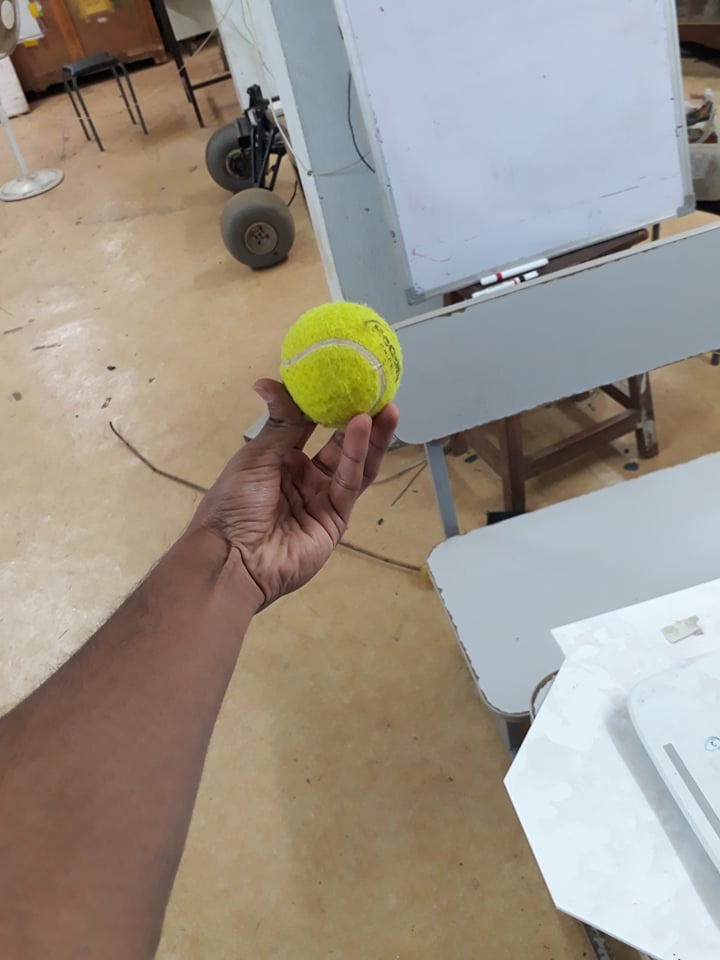
#> input picture ip_cam_10/src/lab1.jpg, 720 x 960 px; its folder holds only this picture in this run
$ python -i detect_ball.py   (imports and definitions only)
#> lines starting #> are read from the running program, lines starting #| are printed output that depends on the picture; after the words box and inside, x2 and y2 are one past the last pixel; in counts of white or black regions, pixels touching at a corner belong together
#> further down, picture is the input picture: shape (960, 720, 3); mean B, G, R 136.7, 147.5, 155.9
### ip_cam_10/src/utils.py
import numpy as np
import cv2
import Queue

np.set_printoptions(threshold='nan')
Visited = np.zeros((1,1))
low_mask = np.zeros((1,1))

clusterQ = Queue.Queue()

def hyst_threshold(mask_high,mask_low):
	global Visited, low_mask
	Visited = np.zeros(mask_low.shape)
	low_mask = mask_low

	for i in range(mask_high.shape[0]):
		for j in range(mask_high.shape[1]):
			if (Visited[i,j]==0 and mask_high[i,j]>0):
				clusterQ.put((i,j))
				while (not clusterQ.empty()):
					cluster()

	return Visited.astype(np.uint8)

def cluster():
	# if clusterQ.empty():
	# 	# print "done by empty"
	# 	return

	(i,j) = clusterQ.get()

	if (i<0 or j<0 or i>=Visited.shape[0] or j>=Visited.shape[1]):
		# print "done by index" + str((i,j))
		return

	# print "hyst: " + str(i) + str(j)
	if (Visited[i,j]>0):
		# print "done by Visited" + str((i,j))
		return

	if (low_mask[i,j]==0):
		# print "done by mask" + str((i,j))
		return

	# print (i,j)

	Visited[i,j] = 255
	# clusterQ.put((i-1,j-1))
	clusterQ.put((i-1,j))
	# clusterQ.put((i-1,j+1))
	clusterQ.put((i,j-1))
	clusterQ.put((i,j+1))
	# clusterQ.put((i+1,j-1))
	clusterQ.put((i+1,j))
	# clusterQ.put((i+1,j+1))
	return

### ip_cam_10/src/detect_ball.py
import numpy as np
import argparse
import imutils
import utils
import cv2
import time
from os import listdir
from os.path import isfile, join

# high and low colour boundaries in RGB 152 85.0 78.4
high_thresh = {'low':(28,100,120), 'high':(48,200,230)}
low_thresh = {'low':(28,0,80), 'high':(57,255,255)}
high_thresh_sunny = {'low':(20,100,120), 'high':(48,200,230)}
low_thresh_sunny = {'low':(20,0,80), 'high':(57,255,255)}

########################## debugging #################################
# high_thresh = {'low':(28,100,120), 'high':(48,200,230)}
# low_thresh = {'low':(28,0,80), 'high':(57,255,255)}
######################################################################

def detect_ball(image):
	# shrink image
	image = imutils.resize(image, width=600)

	# display input image default

	# BGR to HSV
	image = cv2.cvtColor(image, cv2.COLOR_BGR2HSV)
#> image: shape (800, 600, 3); mean H, S, V 48.9, 63.3, 165


	# gaussian blur (Maybe not necessary)
	# image = cv2.GaussianBlur(image, (11, 11), 0)

	# display blurred image
	# cv2.imshow("hsv", blurred_img)
	# cv2.waitKey(0)

	masked_high = cv2.inRange(image, high_thresh['low'], high_thresh['high'])
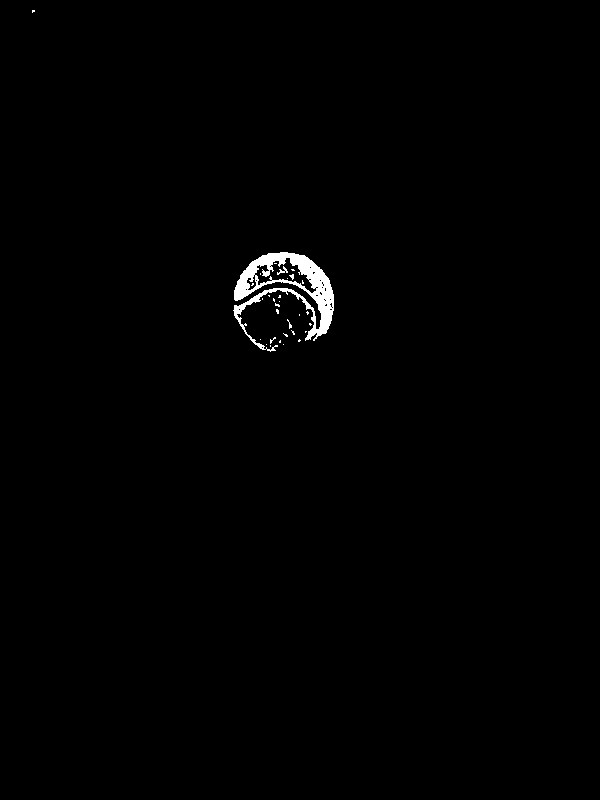
#> masked_high: shape (800, 600); 0.71% white; 31 white regions (29 under 20 px), largest, box (x1, y1, x2, y2) and area: (233, 252, 334, 352) 3175, (277, 266, 288, 275) 36
	masked_low = cv2.inRange(image, low_thresh['low'], low_thresh['high'])
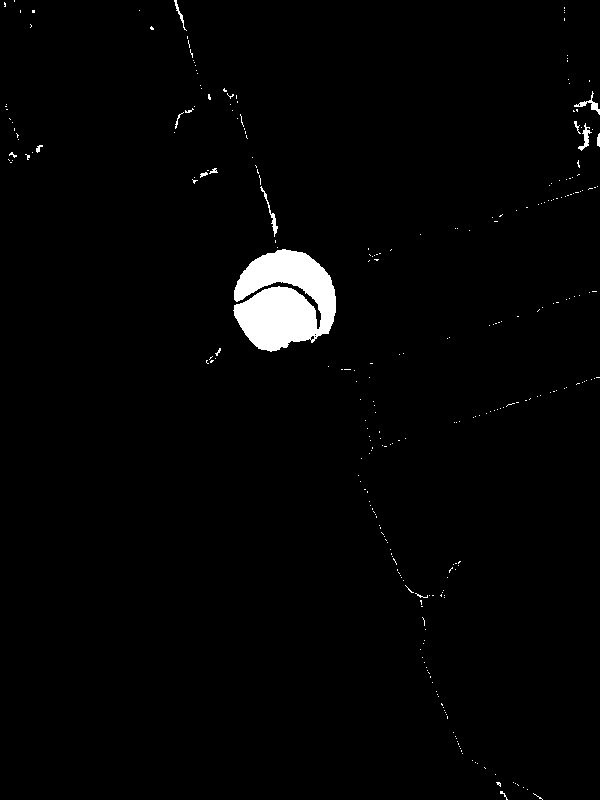
#> masked_low: shape (800, 600); 1.9% white; 292 white regions (278 under 20 px), largest, box (x1, y1, x2, y2) and area: (233, 249, 336, 352) 7600, (574, 91, 600, 115) 136, (260, 186, 278, 237) 136
	if (not np.any(masked_high)):
		# print "calc sunny"
		masked_high = cv2.inRange(image, high_thresh_sunny['low'], high_thresh_sunny['high'])
		masked_low = cv2.inRange(image, low_thresh_sunny['low'], low_thresh_sunny['high'])

	########################## debugging #################################
	# masked_high = np.array([[0, 0, 0, 0, 0],
	# 						[0, 1, 1, 1, 0],
	# 						[0, 1, 1, 1, 0],
	# 						[0, 1, 1, 1, 0],
	# 						[0, 0, 0, 0, 0]])
	# masked_low = np.array([[1, 1, 1, 1, 0],
	# 						[1, 1, 1, 1, 0],
	# 						[1, 1, 1, 1, 0],
	# 						[1, 1, 1, 1, 0],
	# 						[1, 1, 1, 1, 0]])
	#####################################################################

	hyst_mask = utils.hyst_threshold(masked_high,masked_low)
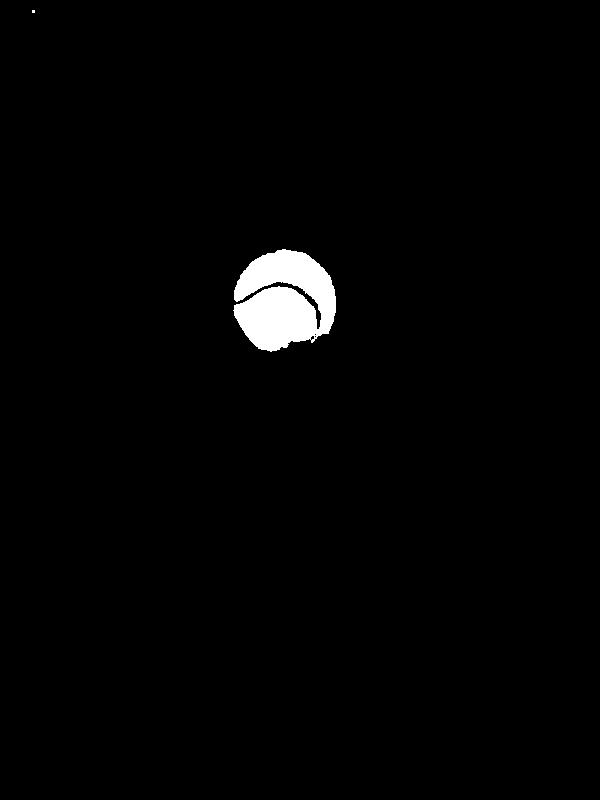
#> hyst_mask: shape (800, 600); 1.6% white; 2 white regions (1 under 20 px), largest, box (x1, y1, x2, y2) and area: (233, 249, 336, 352) 7600
	return hyst_mask

	# [16 lines of commented-out code are left out]
	masked_high = cv2.cvtColor(masked_high, cv2.COLOR_GRAY2BGR)
	masked_low = cv2.cvtColor(masked_low, cv2.COLOR_GRAY2BGR)
	hyst_mask = cv2.cvtColor(hyst_mask, cv2.COLOR_GRAY2BGR)

	numpy_horizontal1 = np.hstack((image, hyst_mask))
	numpy_horizontal2 = np.hstack((masked_low, masked_high))

	numpy_vertical = np.vstack((numpy_horizontal1, numpy_horizontal2))
	return numpy_vertical

	# [9 lines of commented-out code are left out]

>>> import cv2
>>> picture = cv2.imread('lab1.jpg')
>>> result = detect_ball(picture)
